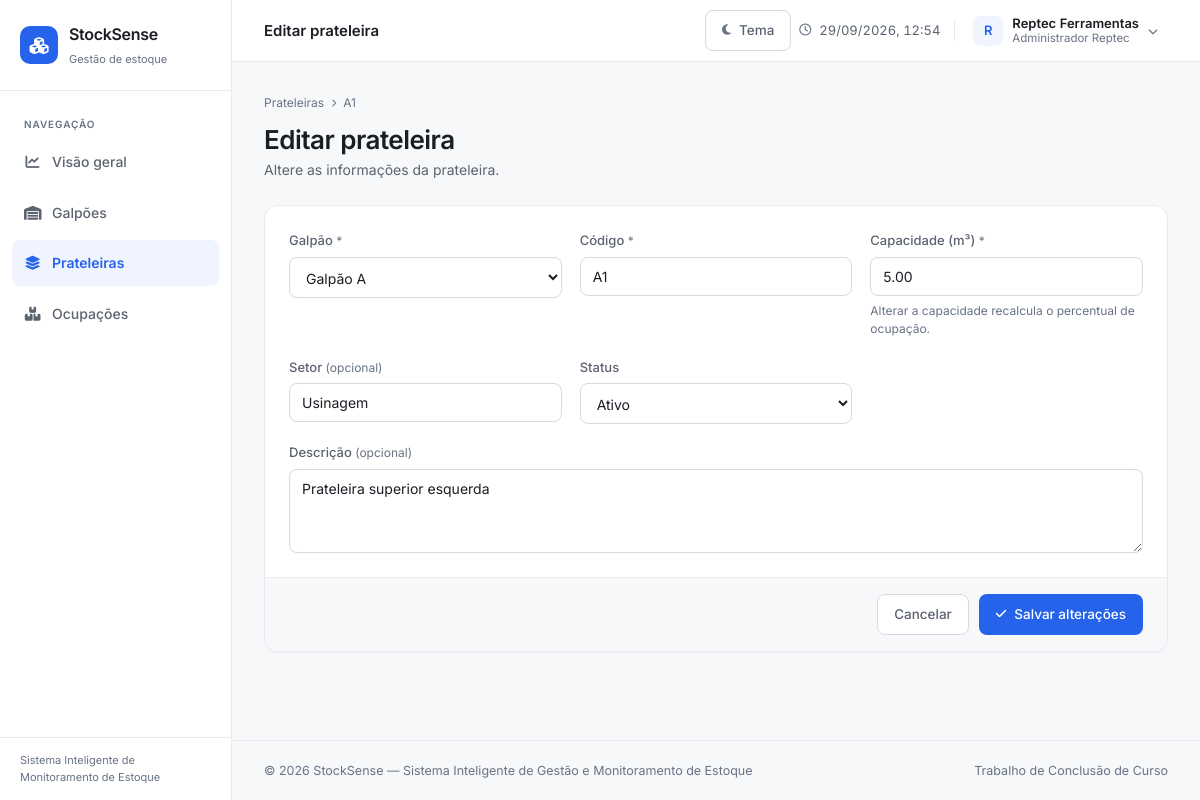
The app's page /index.php?pagina=editar_prateleira&id=1 (signed in) with its own data.
### tables this page shows
CREATE TABLE prateleiras (

    id INT UNSIGNED AUTO_INCREMENT PRIMARY KEY,

    galpao_id INT UNSIGNED NOT NULL,

    codigo VARCHAR(20) NOT NULL,

    descricao VARCHAR(255),

    metros_cubicos DECIMAL(10,2) DEFAULT 0.00,

    setor VARCHAR(100),

    pct_ocupado DECIMAL(5,2) DEFAULT 0.00,

     
    pct_sensor DECIMAL(5,2) DEFAULT NULL,

    ativo TINYINT(1) DEFAULT 1,

    criado_em TIMESTAMP DEFAULT CURRENT_TIMESTAMP,

    UNIQUE (galpao_id, codigo),

    FOREIGN KEY (galpao_id)
        REFERENCES galpoes(id)
        ON DELETE CASCADE
);

CREATE TABLE galpoes (

    id INT UNSIGNED AUTO_INCREMENT PRIMARY KEY,

    empresa_id INT UNSIGNED NOT NULL,

    nome VARCHAR(80) NOT NULL,

    descricao VARCHAR(255),

    metros_cubicos DECIMAL(10,2) DEFAULT 0.00,

    ativo TINYINT(1) NOT NULL DEFAULT 1,

    criado_em TIMESTAMP DEFAULT CURRENT_TIMESTAMP,

    FOREIGN KEY (empresa_id)
        REFERENCES empresas(id)
        ON DELETE CASCADE
);

### includes/auth.php (called while the page is built, shortened)
<?php
function empresa_id()
{
    return (int) ($_SESSION["empresa_id"] ?? 0);
}

### includes/funcoes.php (called while the page is built, shortened)
<?php
function e($texto)
{
    return htmlspecialchars($texto ?? "", ENT_QUOTES, "UTF-8");
}

### pages/editar_prateleira.php (the view, shortened to what this page needs)
<?php
require_once __DIR__ . "/../database/conexao.php";
$id = (int) ($_GET["id"] ?? 0);
$empresa = empresa_id();
$stmt = $conexao->prepare("
    SELECT p.id, p.galpao_id, p.codigo, p.descricao,
           p.metros_cubicos, p.setor, p.ativo
    FROM prateleiras p
    INNER JOIN galpoes g ON g.id = p.galpao_id
    WHERE p.id = ? AND g.empresa_id = ?
");
$stmt->bind_param("ii", $id, $empresa);
$stmt->execute();
$prateleira = $stmt->get_result()->fetch_assoc();
$stmt = $conexao->prepare("
    SELECT id, nome FROM galpoes
    WHERE ativo = 1 AND empresa_id = ?
    ORDER BY nome
");
$stmt->bind_param("i", $empresa);
$stmt->execute();
$galpoes = $stmt->get_result()->fetch_all(MYSQLI_ASSOC);
?>
<nav class="trilha">
    <a href="index.php?pagina=prateleiras">Prateleiras</a>
    <i class="fa-solid fa-chevron-right"></i>
    <span><?= e($prateleira["codigo"]) ?></span>
</nav>
<div class="pagina-topo">
    <div>
        <h1>Editar prateleira</h1>
        <p>Altere as informações da prateleira.</p>
    </div>
</div>
<form action="actions/atualizar_prateleira.php" method="POST" class="card">
    <div class="form">
        <div class="form-grade">
            <div class="campo">
                <label for="galpao_id">Galpão</label>
                <select name="galpao_id" id="galpao_id" required>
                    <?php foreach ($galpoes as $galpao): ?>
                        <option value="<?= $galpao["id"] ?>"
                            <?= $galpao["id"] == $prateleira["galpao_id"] ? "selected" : "" ?>>
                            <?= e($galpao["nome"]) ?>
                        </option>
                    <?php endforeach; ?>
                </select>
            </div>
            <div class="campo">
                <label for="codigo">Código</label>
                <input type="text" name="codigo" id="codigo" maxlength="20"
                       value="<?= e($prateleira["codigo"]) ?>" required>
            </div>
            <div class="campo">
                <label for="metros_cubicos">Capacidade (m³)</label>
                <input type="number" name="metros_cubicos" id="metros_cubicos"
                       value="<?= e($prateleira["metros_cubicos"]) ?>"
                       min="0.01" step="0.01" required>
                <span class="dica">
                    Alterar a capacidade recalcula o percentual de ocupação.
                </span>
            </div>
            <div class="campo">
                <label for="setor">Setor</label>
                <input type="text" name="setor" id="setor" maxlength="100"
                       value="<?= e($prateleira["setor"]) ?>">
            </div>
            <div class="campo">
                <label for="ativo">Status</label>
                <select name="ativo" id="ativo">
                    <option value="1" <?= $prateleira["ativo"] == 1 ? "selected" : "" ?>>Ativo</option>
                </select>
            </div>
            <div class="campo largo">
                <label for="descricao">Descrição</label>
                <textarea name="descricao" id="descricao"
                          maxlength="255"><?= e($prateleira["descricao"]) ?></textarea>
            </div>
        </div>
    </div>
    <div class="form-acoes">
        <a href="index.php?pagina=detalhes_prateleira&id=<?= $prateleira["id"] ?>"
           class="btn btn-neutro">Cancelar</a>
        <button type="submit" class="btn btn-primario">
            <i class="fa-solid fa-check"></i>
            Salvar alterações
        </button>
    </div>
</form>

### assets/css/base.css (style rules this page uses)
:root { color-scheme: light; --azul: #2563eb; --azul-escuro: #1d4ed8; --azul-suave: #eff4ff; --fundo: #f7f8fa; --superficie: #ffffff; --borda: #e8eaee; --borda-forte: #d5d9e0; --texto: #1a1d23; --texto-medio: #5c6370; --texto-fraco: #687386; --livre: #10b981; --livre-bg: #ecfdf5; --parcial: #2563eb; --parcial-bg: #eff4ff; --atencao: #f59e0b; --atencao-bg: #fffbeb; --cheia: #ef4444; --cheia-bg: #fef2f2; --raio: 14px; --raio-sm: 8px; --raio-pill: 999px; --sombra: 0 1px 2px rgba(16, 24, 40, .04); --sombra-md: 0 4px 16px rgba(16, 24, 40, .07); --gap: 20px; --pad: 24px; --sidebar: 232px; --transicao: .18s ease; }
* { margin: 0; padding: 0; box-sizing: border-box; }
body { font-family: 'Inter', system-ui, -apple-system, sans-serif; background: var(--fundo); color: var(--texto); font-size: 14px; line-height: 1.55; -webkit-font-smoothing: antialiased; }
a { color: inherit; text-decoration: none; }
button { font: inherit; cursor: pointer; }
h1, h2, h3 { line-height: 1.3; font-weight: 600; letter-spacing: -.01em; }
.pagina-topo { display: flex; align-items: flex-start; justify-content: space-between; gap: var(--gap); margin-bottom: 24px; flex-wrap: wrap; }
.pagina-topo h1 { font-size: 26px; letter-spacing: -.02em; display: flex; align-items: center; gap: 10px; }
.pagina-topo p { color: var(--texto-medio); margin-top: 3px; }
.trilha { flex-wrap: wrap; overflow-wrap: anywhere; display: flex; align-items: center; gap: 7px; font-size: 12px; color: var(--texto-fraco); margin-bottom: 10px; }
.trilha i { font-size: 8px; }
.btn { display: inline-flex; align-items: center; justify-content: center; gap: 8px; padding: 9px 16px; border: 1px solid transparent; border-radius: var(--raio-sm); font-size: 13.5px; font-weight: 500; white-space: nowrap; transition: background var(--transicao), border-color var(--transicao), color var(--transicao); }
.btn i { font-size: 12px; }
.btn-primario { background: var(--azul); color: #fff; }
.btn-neutro { background: var(--superficie); border-color: var(--borda-forte); color: var(--texto-medio); }
.card { background: var(--superficie); border: 1px solid var(--borda); border-radius: var(--raio); box-shadow: var(--sombra); margin-bottom: var(--gap); overflow: hidden; }
.form { padding: var(--pad); }
.form-grade { display: grid; grid-template-columns: repeat(auto-fit, minmax(240px, 1fr)); gap: 18px; }
.campo { display: flex; flex-direction: column; gap: 6px; min-width: 0; }
.campo.largo { grid-column: 1 / -1; }
.campo label { font-size: 13px; font-weight: 500; color: var(--texto-medio); }
.campo input, .campo select, .campo textarea { font-family: inherit; font-size: 14px; color: var(--texto); background: var(--superficie); padding: 10px 12px; border: 1px solid var(--borda-forte); border-radius: var(--raio-sm); transition: border-color var(--transicao), box-shadow var(--transicao); width: 100%; }
.campo textarea { resize: vertical; min-height: 84px; }
.campo .dica { font-size: 12px; color: var(--texto-fraco); }
.form-acoes { display: flex; justify-content: flex-end; gap: 10px; padding: 16px var(--pad); border-top: 1px solid var(--borda); background: var(--fundo); flex-wrap: wrap; }
.pagina-topo > div, .info-item { min-width: 0; overflow-wrap: anywhere; }
:is(.filtros, .campo) select { cursor: pointer; }

### records on screen
prateleiras: codigo "A1", galpao_id "Galpão A", metros_cubicos "5.00", setor "Usinagem", ativo "Ativo", descricao "Prateleira superior esquerda"

### other values on screen
$item["texto"] "Visão geral"
$item["texto"] "Galpões"
$item["texto"] "Prateleiras"
$item["texto"] "Ocupações"
$tituloPagina "Editar prateleira"
mb_strtoupper(mb_substr(empresa_nome(), 0, 1)) "R"
empresa_nome() "Reptec Ferramentas"
usuario_nome() "Administrador Reptec"
